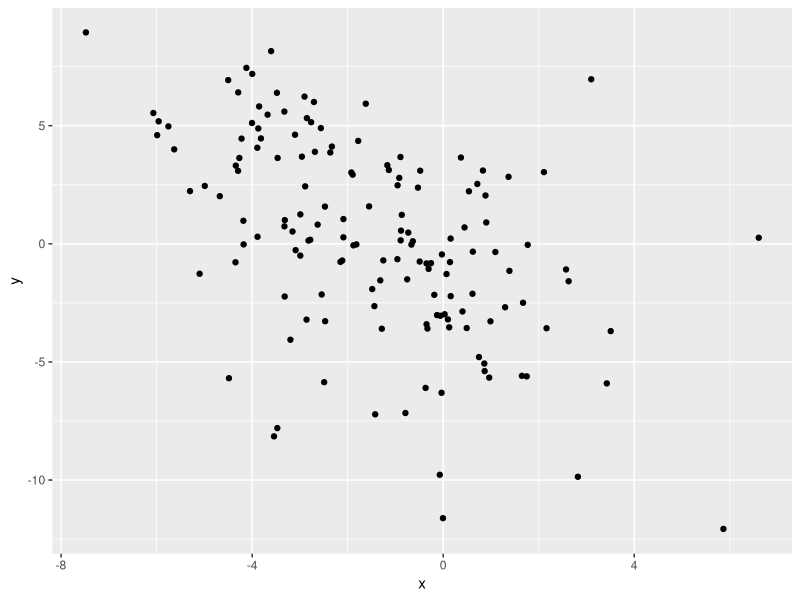
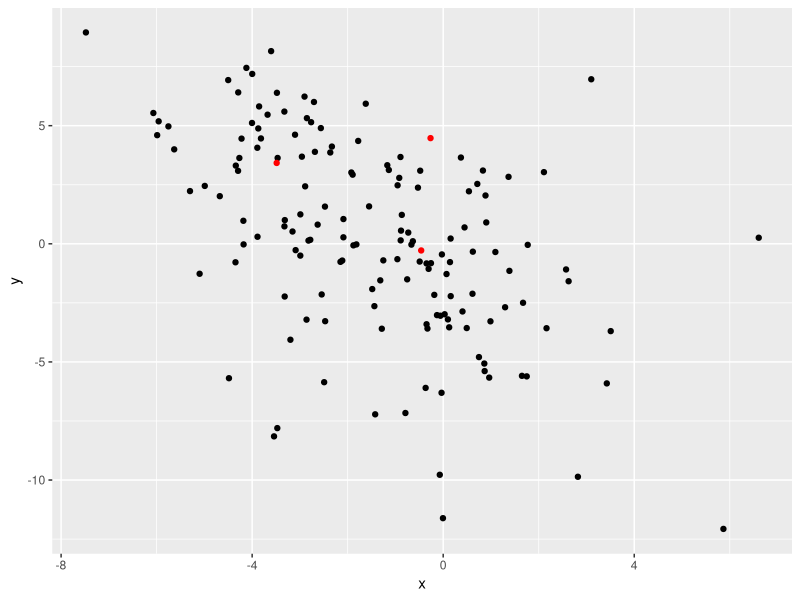
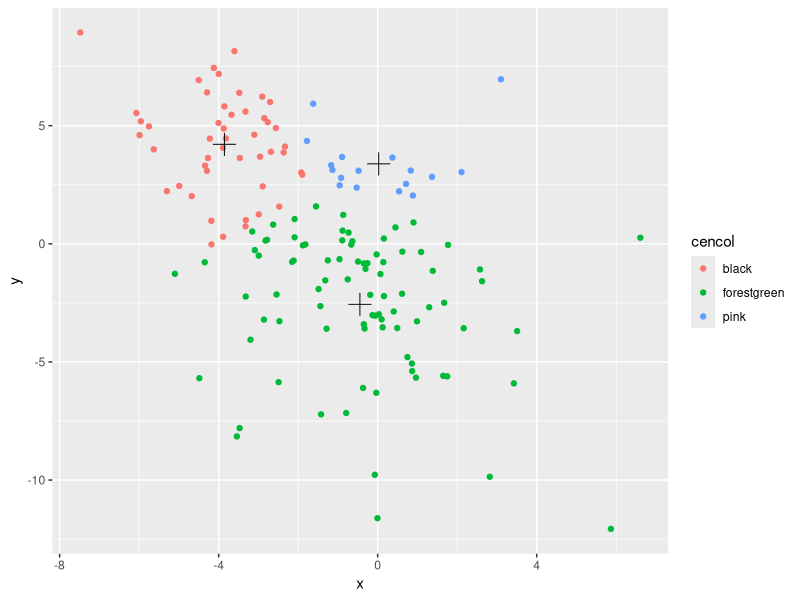
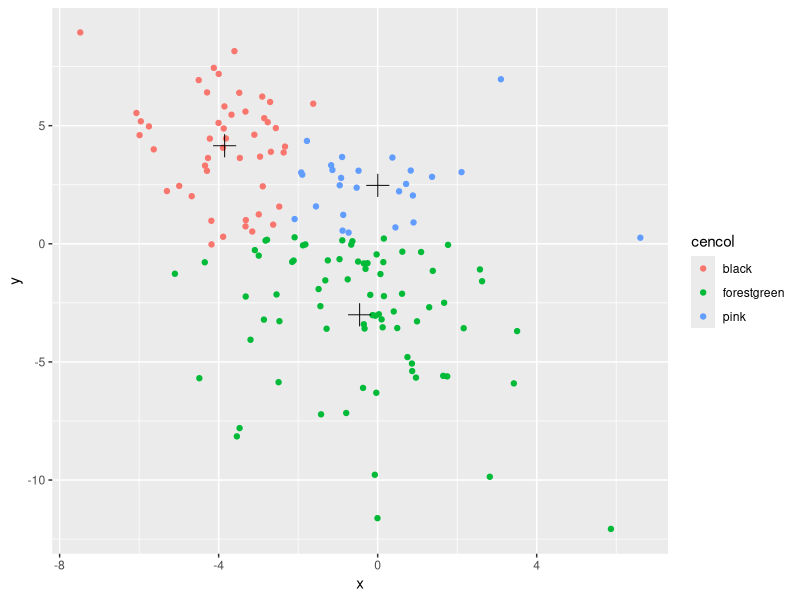
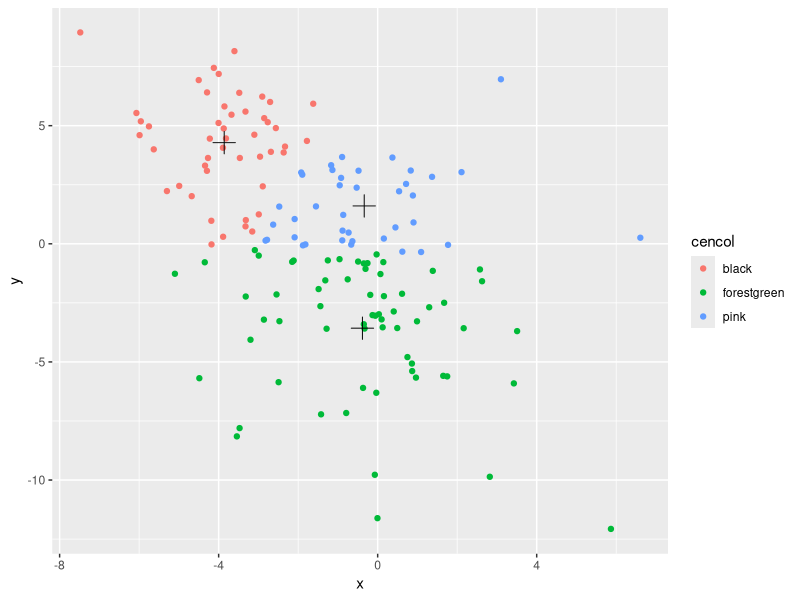
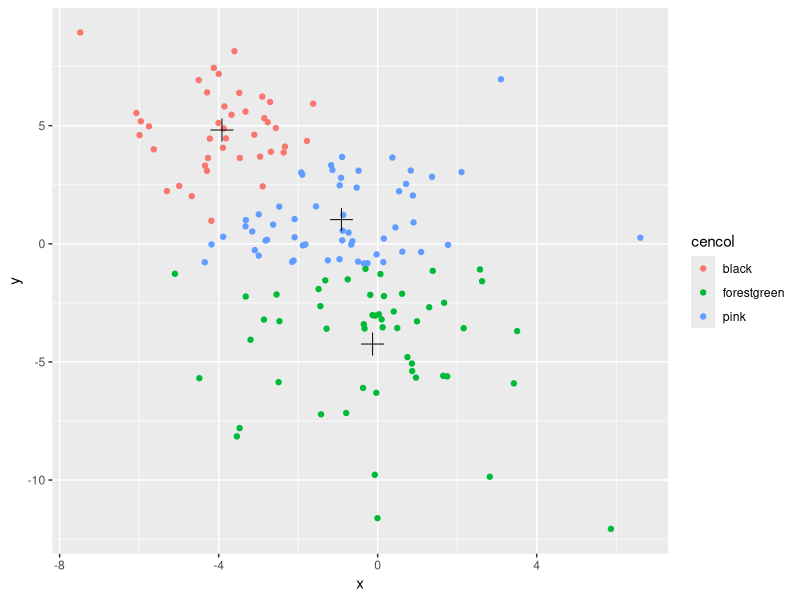
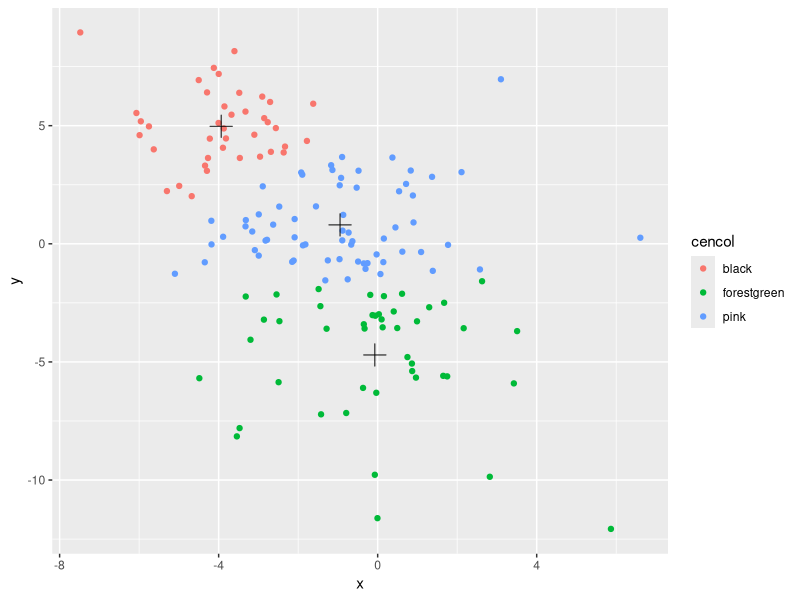
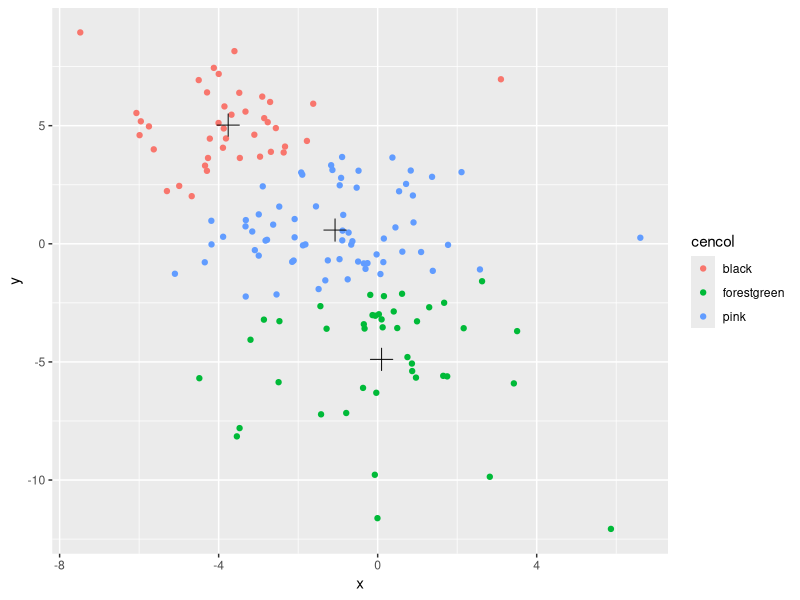

Recreate these plots in R, in order.
# k-means algorithm
library(tidyverse)
library(ggplot2)
# random points

x1 <- rnorm(50, -1, 2)
x1 <- c(x1,rnorm(50, -3, 2))
x1 <- c(x1,rnorm(50, 0, 2))
y1 <- rnorm(50, 0, 2)
y1 <- c(y1,rnorm(50, 4, 2))
y1 <- c(y1,rnorm(50, -2, 5))
xy <- data.frame('x'=x1, 'y'=y1, 'centroid'=0)
ggplot(xy, aes(x=x, y=y))+geom_point()
xc <- rnorm(3)*max(x1)
yc <- rnorm(3)*max(y1)
xyc <- data.frame(xc,yc);xyc
ggplot(xy, aes(x=x, y=y))+geom_point()+geom_point(data=xyc, aes(x=xc,y=yc), color="red")

# color them by closer centroid
dist <- function(a,b){
  d <- sqrt((a[,1]-b[,1])^2 + (a[,2]-b[,2])^2)
  return (d)
}

# make progress by mean

for (k in 1:10){
  for (i in 1:nrow(xy)){
    distanc <- Inf
    closest <- 2
    for (j in 1:nrow(xyc)){
      fordist <- dist(xy[i,],xyc[j,])
      if (fordist < distanc){
        distanc <- fordist
        closest <- j
      }
    }
    xy[i,'centroid'] <- closest
  }
  cencol <- ifelse(xy[,'centroid']==1, "black", ifelse(xy[,'centroid']==2, "pink", "forestgreen"))
  mean_step <- xy %>% group_by(centroid) %>% summarise_all(mean)
  xyc <- as.data.frame(mean_step[-1])
  colnames(xyc) <- c('xc','yc')
  print(xyc)
  print(ggplot(xy, aes(x=x, y=y, color=cencol))+geom_point()+
          geom_point(data=xyc, aes(x=xc,y=yc), color="black", size = 5, shape = 3))
  Sys.sleep(3)
}
